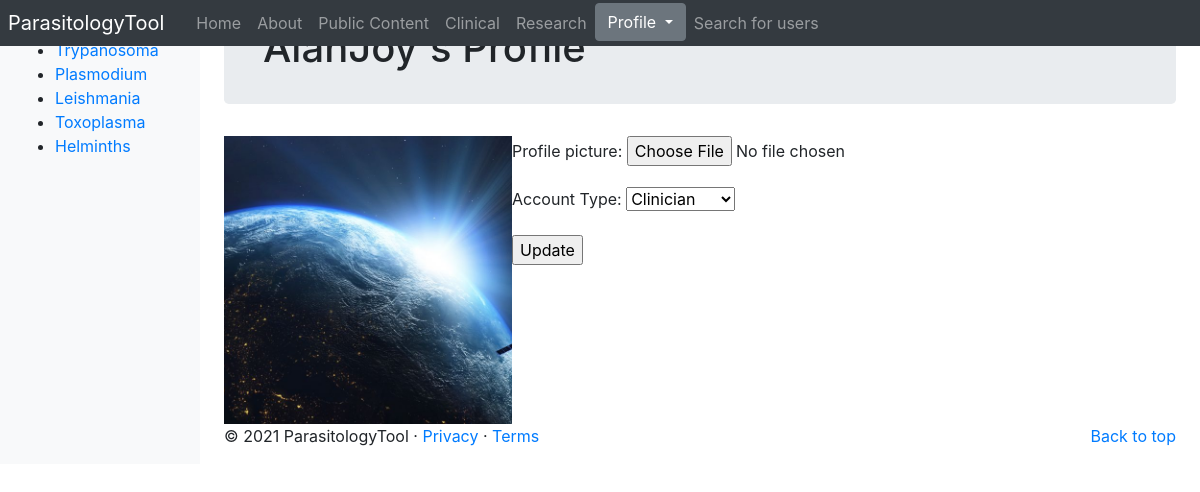
The app's page /parasitologyTool/profile/AlanJoy/ (signed in) with its own data.
### parasitologyTool/models.py (models this page shows, shortened)
class Parasite(models.Model):
	NAME_MAX_LENGTH = 128
	name = models.CharField(max_length=NAME_MAX_LENGTH, unique=True)
	views = models.IntegerField(default=0)
	picture = models.ImageField(upload_to='parasite_pic')
	intro = models.CharField(max_length=3000)

class UserProfile(models.Model):
	user = models.OneToOneField(User, on_delete=models.CASCADE)
	profile_picture = models.ImageField(upload_to="profile_pictures", default="profile_pictures/default_pic.png")
	ROLE_CHOICES = [
		('clinician', 'Clinician'),
		('researcher', 'Researcher'),
		('public', 'Public'),
		('admin', 'Admin'),
	]
	role = models.CharField(max_length=50, choices=ROLE_CHOICES, default='Public')

### parasitologyTool/views.py (the view, shortened to what this page needs)
# urls.py: path('profile/<username>/', views.ProfileView.as_view(), name='profile'),
class ProfileView(View):
    def get_user_details(self, username):
        try:
            user = User.objects.get(username=username)
        except User.DoesNotExist:
            return None
        user_profile = UserProfile.objects.get_or_create(user=user)[0]
        form = UserProfileForm({'picture': user_profile.profile_picture,
                                'role': user_profile.role})
        return (user, user_profile, form)
    @method_decorator(login_required)
    def get(self, request, username):
        try:
            (user, user_profile, form) = self.get_user_details(username)
        except TypeError:
            return redirect(reverse('parasitologyTool:index'))
        context_dict = {'user_profile': user_profile,
                        'selected_user': user,
                        'form': form}
        return render(request, 'parasitologyTool/profile.html', context_dict)

### parasitologyTool/forms.py
class UserProfileForm(forms.ModelForm):
    ROLE_CHOICES = [
        ('clinician', 'Clinician'),
        ('researcher', 'Researcher'),
        ('public', 'Public'),
        ('admin', 'Admin'),
    ]
    role = forms.CharField(label='Account Type', widget=forms.Select(choices=ROLE_CHOICES))
    class Meta:
        model = UserProfile
        fields = ('profile_picture', 'role',)

### parasitologyTool/templatetags/parasitologyTool_template_tags.py (called while the page is built)
@register.inclusion_tag('parasitologyTool/parasite_list.html')
def get_parasite_list(current_category=None):
	return {'parasites': Parasite.objects.all(),
	        'current_category':current_category}

### templates/parasitologyTool/profile.html (shortened to what this page needs)
{% extends 'parasitologyTool/base.html' %}
{% load static %}
{% block body_block %}
<div class="jumbotron p-4">
	<div class="container">
	    <h1 class="jumbotron-heading">{{ selected_user.username }}'s Profile</h1>
	</div>
</div>
<div class="container">
	<div class="row">
		<img src="{{ MEDIA_URL }}{{ user_profile.profile_picture }}"
		    width="288"
		    height="288"
		    style="object-fit: cover;"
		    alt="{{ selected_user.username }}'s profile image" />
		<br />
		<div>
			{% if selected_user == user %}
			<form method="post" action="." enctype="multipart/form-data">
				{{ form.as_p }}
				<input type="submit" value="Update">
	        </form>
	        {% else %}
	        <p>
	        </p>
	        {% endif %}
	    </div>
	</div>
</div>
{% endblock %}

### templates/parasitologyTool/parasite_list.html
{% if parasites %}
    <ul>
    {% for p in parasites %}
        {% if p == current_category %}
            <li><strong><a href="{% url 'parasitologyTool:goto' %}?parasite_id={{ p.id }}">{{ p.name }}</a></strong></li>
        {% else %}
            <li><a href="{% url 'parasitologyTool:goto' %}?parasite_id={{ p.id }}">{{ p.name }}</a></li>
        {% endif %}
    {% endfor %}
    </ul>
{% else %}
    <strong>No parasites</strong>
{% endif %}

### records on screen
Parasite: name "Trypanosoma"
Parasite: name "Plasmodium"
Parasite: name "Leishmania"
Parasite: name "Toxoplasma"
Parasite: name "Helminths"
UserProfile: profile_picture (picture)

### other values on screen
{{ selected_user.username }} "AlanJoy"
